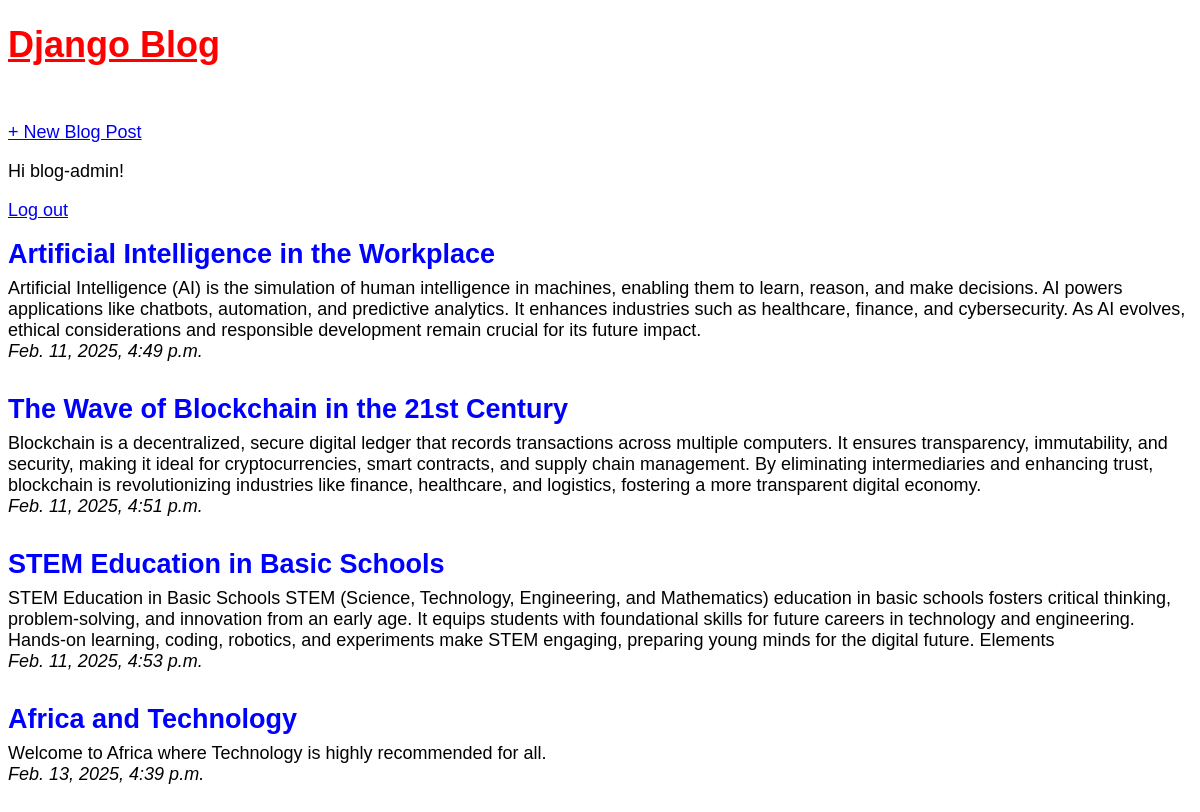
The app's page / (signed in) with its own data.
### blog/models.py (models this page shows, shortened)
class Post(models.Model):
    title = models.CharField(max_length=200)
    author = models.ForeignKey('auth.User', on_delete=models.CASCADE)
    description = models.TextField()
    date_of_post = models.DateTimeField(auto_now_add=True)

### blog/views.py (the view)
# urls.py: path("", BlogListView.as_view(), name="home"),
class BlogListView(ListView):
    model = Post
    template_name ="blog/home.html"

### templates/blog/home.html
{% extends "layout/base.html" %}
{% block content %}
{% for post in post_list %}
<div class="post-entry">
    <h2><a href="{% url 'post_detail' post.pk %}">{{ post.title }}</a></h2>
    <p>{{ post.description }}</p>
    <em>{{ post.date_of_post }}</em>
</div>
{% endfor %}
{% endblock content %}

### templates/layout/base.html (shortened to what this page needs)
{% load static %}
<!DOCTYPE html>
<html lang="en">
<head>
    <link rel="stylesheet" href="{% static 'css/base.css' %}">
</head>
<body>
 <div>
    <header>
        <div class="nav-left">
            <h1><a href="{% url 'home' %}">Django Blog</a></h1>
        </div>
        <div class="nav-right">
            <a href="{% url 'post_new' %}">+ New Blog Post</a>
        </div>
    </header>
    {% if user.is_authenticated %}
    <p>Hi {{ user.username }}!</p>
    <p><a href="{% url 'logout' %}">Log out</a></p>
    {% else %}
    <p>You are not logged in.</p>
    <a href="{% url 'login' %}">Login</a>
    {% endif %}
    {% block content %}
    {% endblock content %}
 </div>
</body>
</html>

### static/css/base.css (style rules this page uses)
body { font-family: 'Trebuchet MS', 'Lucida Sans Unicode', 'Lucida Grande', 'Lucida Sans', Arial, sans-serif; font-size: 18px; }
header, h1 a { color: red; }
.nav-left { margin-right: auto; }
.nav-right { display: flex; padding-top: 2rem; }
.post-entry { margin-bottom: 2rem; }
.post-entry h2 { margin: 0.5rem 0; }
.post-entry h2 a, .post-entry h2 a:visited { color: blue; text-decoration: none; }
.post-entry p { margin: 0; font-weight: 400; }

### records on screen
Post: title "Artificial Intelligence in the Workplace", description "Artificial Intelligence (AI) is the simulation of human intelligence in machines, enabling them to learn, reason, and make decisions. AI powers applications like chatbots, automation, and predictive analytics. It enhances industries such as healthcare, finance, and cybersecurity. As AI evolves, ethical considerations and responsible development remain crucial for its future impact.", date_of_post "Feb. 11, 2025, 4:49 p.m."
Post: title "The Wave of Blockchain in the 21st Century", description "Blockchain is a decentralized, secure digital ledger that records transactions across multiple computers. It ensures transparency, immutability, and security, making it ideal for cryptocurrencies, smart contracts, and supply chain management. By eliminating intermediaries and enhancing trust, blockchain is revolutionizing industries like finance, healthcare, and logistics, fostering a more transparent digital economy.", date_of_post "Feb. 11, 2025, 4:51 p.m."
Post: title "STEM Education in Basic Schools", description "STEM Education in Basic Schools STEM (Science, Technology, Engineering, and Mathematics) education in basic schools fosters critical thinking, problem-solving, and innovation from an early age. It equips students with foundational skills for future careers in technology and engineering. Hands-on learning, coding, robotics, and experiments make STEM engaging, preparing young minds for the digital future. Elements", date_of_post "Feb. 11, 2025, 4:53 p.m."
Post: title "Africa and Technology", description "Welcome to Africa where Technology is highly recommended for all.", date_of_post "Feb. 13, 2025, 4:39 p.m."

### other values on screen
{{ user.username }} "blog-admin"
